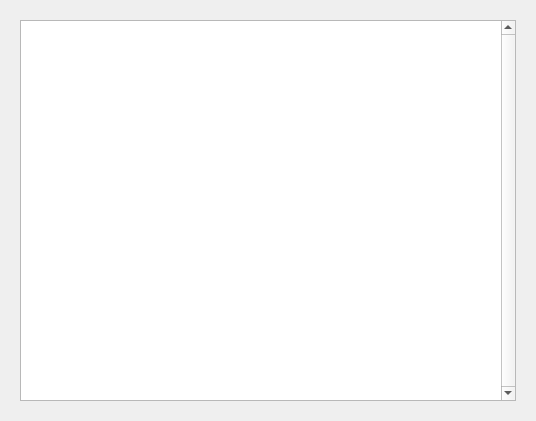
<?xml version="1.0" encoding="UTF-8"?>
<ui version="4.0">
 <class>Dialog</class>
 <widget class="QDialog" name="Dialog">
  <property name="geometry">
   <rect>
    <x>0</x>
    <y>0</y>
    <width>536</width>
    <height>421</height>
   </rect>
  </property>
  <property name="windowTitle">
   <string>Dialog</string>
  </property>
  <layout class="QHBoxLayout" name="horizontalLayout">
   <item>
    <widget class="QWidget" name="widget" native="true">
     <layout class="QHBoxLayout" name="horizontalLayout_2">
      <item>
       <widget class="QTableView" name="tableView">
        <property name="tabletTracking">
         <bool>false</bool>
        </property>
        <property name="frameShape">
         <enum>QFrame::StyledPanel</enum>
        </property>
        <property name="frameShadow">
         <enum>QFrame::Sunken</enum>
        </property>
        <property name="verticalScrollBarPolicy">
         <enum>Qt::ScrollBarAlwaysOn</enum>
        </property>
        <property name="autoScroll">
         <bool>true</bool>
        </property>
       </widget>
      </item>
     </layout>
    </widget>
   </item>
  </layout>
 </widget>
 <resources/>
 <connections/>
</ui>
